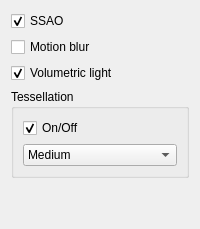
                    <widget class="QWidget" name="Shaders">
                     <attribute name="title">
                      <string>Shaders</string>
                     </attribute>
                     <layout class="QVBoxLayout" name="verticalLayout_5">
                      <item>
                       <widget class="QCheckBox" name="checkBox_21">
                        <property name="text">
                         <string>SSAO</string>
                        </property>
                        <property name="checked">
                         <bool>true</bool>
                        </property>
                       </widget>
                      </item>
                      <item>
                       <widget class="QCheckBox" name="checkBox_24">
                        <property name="text">
                         <string>Motion blur</string>
                        </property>
                        <property name="checked">
                         <bool>false</bool>
                        </property>
                       </widget>
                      </item>
                      <item>
                       <widget class="QCheckBox" name="checkBox_23">
                        <property name="text">
                         <string>Volumetric light</string>
                        </property>
                        <property name="checked">
                         <bool>true</bool>
                        </property>
                       </widget>
                      </item>
                      <item>
                       <widget class="QGroupBox" name="groupBox_11">
                        <property name="title">
                         <string>Tessellation</string>
                        </property>
                        <property name="flat">
                         <bool>false</bool>
                        </property>
                        <layout class="QVBoxLayout" name="verticalLayout_36">
                         <item>
                          <widget class="QCheckBox" name="checkBox_22">
                           <property name="text">
                            <string>On/Off</string>
                           </property>
                           <property name="checked">
                            <bool>true</bool>
                           </property>
                          </widget>
                         </item>
                         <item>
                          <widget class="QComboBox" name="comboBox_10">
                           <property name="currentIndex">
                            <number>1</number>
                           </property>
                           <item>
                            <property name="text">
                             <string>Low</string>
                            </property>
                           </item>
                           <item>
                            <property name="text">
                             <string>Medium</string>
                            </property>
                           </item>
                           <item>
                            <property name="text">
                             <string>High</string>
                            </property>
                           </item>
                          </widget>
                         </item>
                        </layout>
                       </widget>
                      </item>
                      <item>
                       <spacer name="verticalSpacer_4">
                        <property name="orientation">
                         <enum>Qt::Vertical</enum>
                        </property>
                        <property name="sizeHint" stdset="0">
                         <size>
                          <width>20</width>
                          <height>40</height>
                         </size>
                        </property>
                       </spacer>
                      </item>
                     </layout>
                    </widget>
